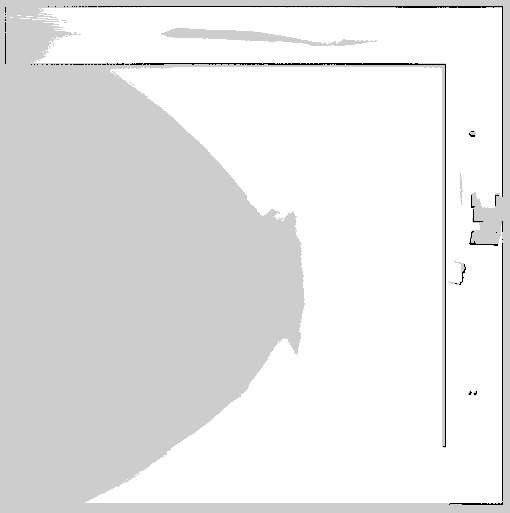
#> input picture final_slam/maps/2d.pgm, 510 x 513 px
$ python cyy.py
#> lines starting #> are read from the running program, lines starting #| are printed output that depends on the picture
import cv2

# 加载原始地图
img = cv2.imread('2d.pgm', cv2.IMREAD_GRAYSCALE)
#> img is the input picture: shape (513, 510); min 0, max 254, mean 229.6

# 地图参数
resolution = 0.05  # 米/像素
origin_x = -1.669514
origin_y = -23.9265
height = img.shape[0]
#> height = 513

# 你希望设置为可通行区域的 world/map 坐标
wx1, wy1 = 0, -2     # 左下角
wx2, wy2 = 16, -23    # 右上角

# 世界坐标 -> 像素坐标（注意y轴反向）
def world_to_pixel(wx, wy):
#> called with wx = 0, wy = -2
    px = int((wx - origin_x) / resolution)
    py = height - int((wy - origin_y) / resolution)  # 图像y轴向下
#> py = 75
    return px, py

x1, y1 = world_to_pixel(wx1, wy1)
#> x1 = 33; y1 = 75
x2, y2 = world_to_pixel(wx2, wy2)
#> x2 = 353; y2 = 495

# 保证左上角在前，右下角在后
x_min, x_max = min(x1, x2), max(x1, x2)
#> x_min = 33; x_max = 353
y_min, y_max = min(y1, y2), max(y1, y2)
#> y_min = 75; y_max = 495

# 画白色填充矩形（255 = free space）
cv2.rectangle(img, (x_min, y_min), (x_max, y_max), 255, thickness=-1)
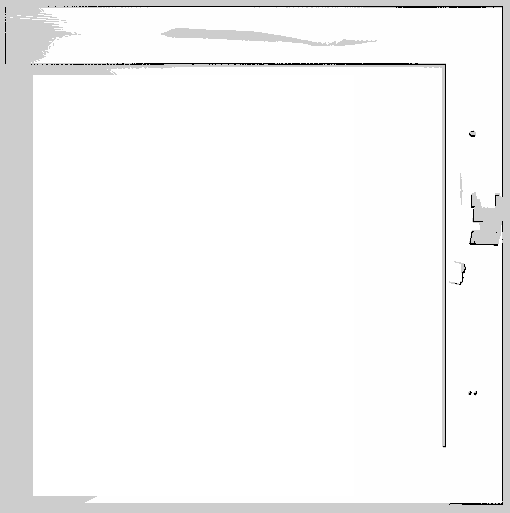
#> img: shape (513, 510); min 0, max 255, mean 245.8

# 保存修改后地图
cv2.imwrite('2d_modified.pgm', img)

print("Done. 修改后的地图已保存为 2d_modified.pgm")

$ run again, with final_slam/maps/3d.pgm copied over final_slam/maps/2d.pgm
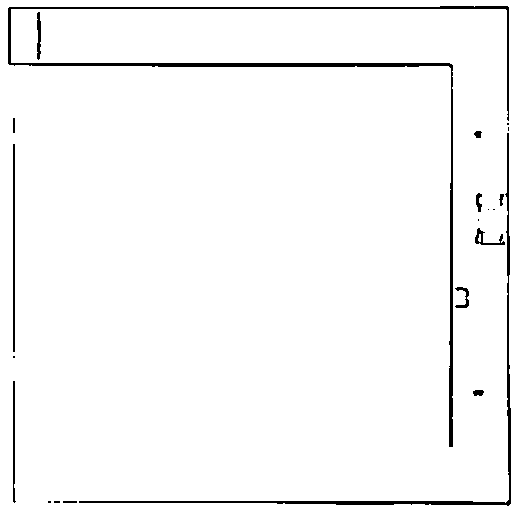
#> input picture final_slam/maps/3d.pgm, 518 x 514 px
#> `cv2.rectangle(img, (x_min, y_min), (x_max, y_max), 255, thickness=-1)`:
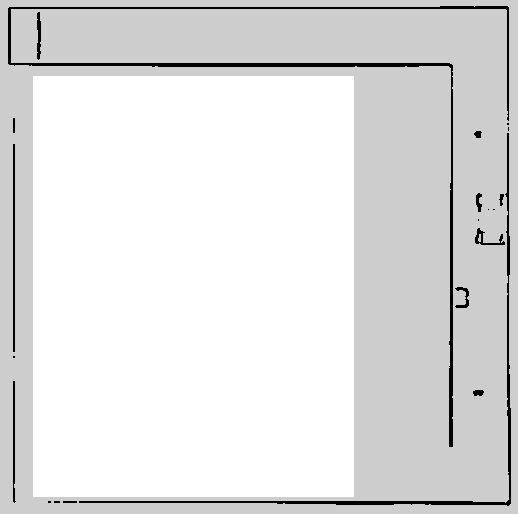
#> img: shape (514, 518); min 0, max 255, mean 224.5

$ run again, with final_slam/maps/carto_map_2d.pgm copied over final_slam/maps/2d.pgm
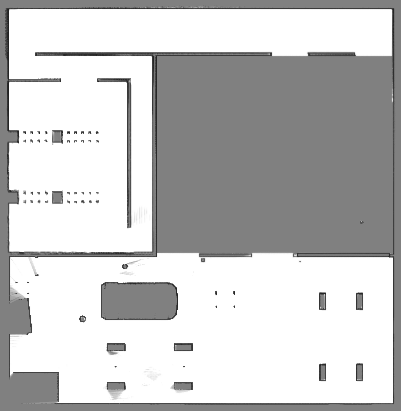
#> input picture final_slam/maps/carto_map_2d.pgm, 401 x 411 px
#> img is the input picture: shape (411, 401); min 32, max 255, mean 197.3
#> `cv2.rectangle(img, (x_min, y_min), (x_max, y_max), 255, thickness=-1)`:
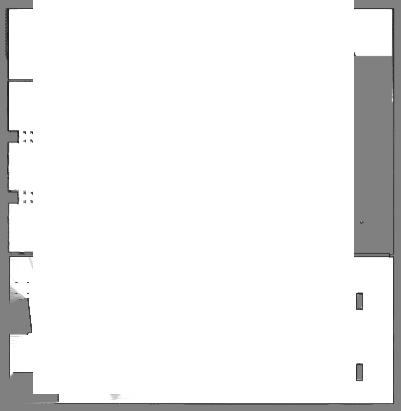
#> img: shape (411, 401); min 32, max 255, mean 237.8
